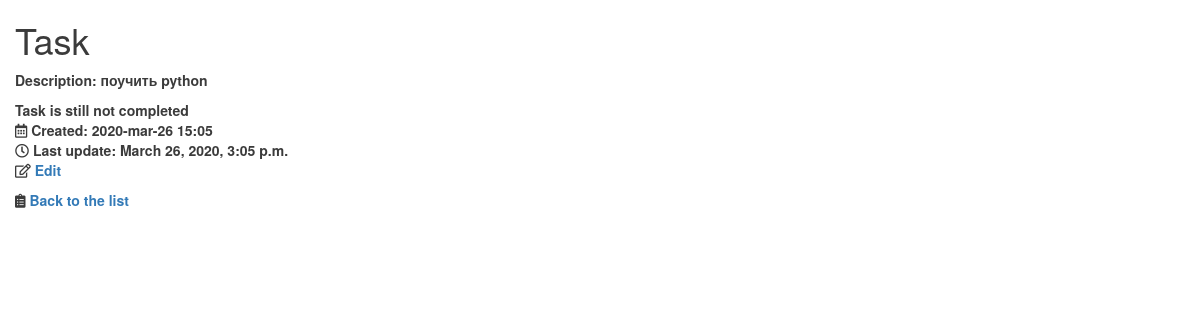
/tasks/details/5014, run on the app's committed database.
### tasks/models.py (models this page shows, shortened)
class TodoItem(models.Model):
    PRIORITY_HIGH = 1
    PRIORITY_MEDIUM = 2
    PRIORITY_LOW = 3
    PRIORITY_CHOISES = [
        (PRIORITY_HIGH, 'High priority'),
        (PRIORITY_MEDIUM, 'Medium priority'),
        (PRIORITY_LOW, 'Low priority'),
    ]
    description = models.CharField(max_length=64)
    is_completed = models.BooleanField("executed", default=False)
    created = models.DateTimeField(auto_now_add=True)
    updated = models.DateTimeField(auto_now=True)
    owner = models.ForeignKey(
        User,
        on_delete=models.CASCADE,
        related_name='tasks'
    )
    priority = models.IntegerField(
        'Priority', choices=PRIORITY_CHOISES, default=PRIORITY_MEDIUM
    )
    def __str__(self):
        return self.description.lower()
    class Meta:
        ordering = ('-created',)

### tasks/views.py (the view)
# urls.py: path('details/<int:pk>', views.TaskDetailsView.as_view(), name='details'),
class TaskDetailsView(DetailView):
    model = TodoItem
    template_name = 'tasks/details.html'

### tasks/templates/tasks/details.html (shortened to what this page needs)
{% extends 'base.html' %}
{% load static %}
{% block extrahead %}
    <link rel="stylesheet"
href="https://use.fontawesome.com/releases/v5.7.0/css/all.css"
integrity="sha384-
lZN37f5QGtY3VHgisS14W3ExzMWZxybE1SJSEsQp9S+oqd12jhcu+A56Ebc1zFSJ"
crossorigin="anonymous">
{% endblock extrahead %}
{% block main_content %}
    <h1>Task</h1>
    <p><strong>Description</strong>: {{ object }}</p>
    <ul>
        <li>
        {{ object.is_completed|yesno:"Task completed, Task is still not completed" }}
        </li>
        <li><i class='far fa-calendar-alt'></i>&nbsp;Created: {{ object.created|date:"Y-b-d H:i" }}</li>
        <li><i class='far fa-clock'></i>&nbsp;Last update: {{ object.updated }}</li>
        <li><i class="far fa-edit"></i>&nbsp;<a href="{% url "tasks:edit" pk=object.pk %}">Edit</a></li>
    </ul>
    <i class='fas fa-clipboard-list'></i>&nbsp;<a href={% url 'tasks:list' %}>Back to the list</a>
{% endblock main_content %}

### static/css/styles.css (style rules this page uses)
ul { padding: 0; text-align: left; list-style: none; }

### data on the page
TodoItem: description "поучить python", is_completed "Task is still not completed", created "2020-mar-26 15:05", updated "March 26, 2020, 3:05 p.m."
